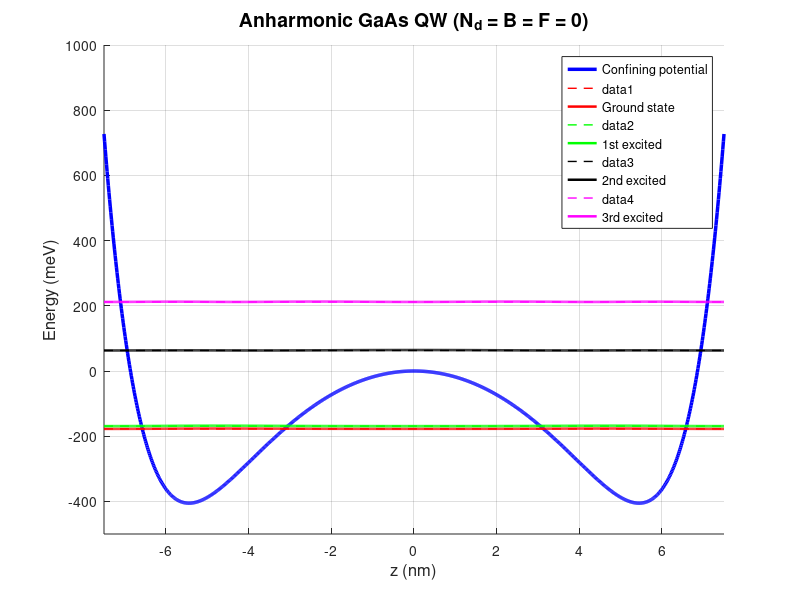

The MATLAB source for this figure:
% Chương trình vẽ Hình 2a: Trạng thái Nd = B = F = 0
% Giải phương trình Schrödinger cho giếng lượng tử octic anharmonic

clear; clc;

%% 1. Khai báo hằng số vật lý và thông số cấu trúc
hbar = 1.05457e-34;         % Hằng số Planck rút gọn (J.s)
e = 1.60218e-19;            % Điện tích electron (C)
m0 = 9.10938e-31;           % Khối lượng nghỉ electron (kg)
m_star = 0.067 * m0;        % Khối lượng hiệu dụng GaAs

L = 15;                     % Chiều dài cấu trúc (nm)
N = 1000;                   % Số điểm lưới để đạt độ chính xác cao
z = linspace(-L/2, L/2, N); % Tọa độ z từ -7.5 đến 7.5 nm
dz = (z(2) - z(1)) * 1e-9;  % Bước lưới (m)

%% 2. Thiết lập tiềm năng giam giữ V_conf (Octic Anharmonic)
V0 = 228;                   % Độ sâu giếng (meV)
k_p = 5;                    % Tham số k (nm)[cite: 1]
beta1 = -2;                 % Hệ số beta1[cite: 1]
beta2 = 0.3;                % Hệ số beta2[cite: 1]

% Công thức: V_conf(z) = V0 * [beta1*(z/k)^2 + beta2*(z/k)^8][cite: 1]
V_conf = V0 * (beta1 * (z/k_p).^2 + beta2 * (z/k_p).^8); 

%% 3. Xây dựng ma trận Hamiltonian (H) bằng phương pháp sai phân hữu hạn (FDM)
% Tính hệ số động năng t (đơn vị meV)[cite: 1]
t = (hbar^2 / (2 * m_star * dz^2)) / (e * 1e-3); 

% Tạo ma trận tridiagonal (Eq. 13)[cite: 1]
main_diag = 2*t + V_conf;           
off_diag  = -t * ones(1, N-1);      

H = diag(main_diag) + diag(off_diag, 1) + diag(off_diag, -1);

%% 4. Giải bài toán trị riêng để tìm mức năng lượng (Ei) và hàm sóng (psi)
[psi, E] = eig(H);
E_levels = diag(E);                 % Các giá trị năng lượng (meV)[cite: 1]

%% 5. Vẽ đồ thị mô phỏng Hình 2a
figure('Color', 'w', 'Name', 'Figure 2a: Nd=B=F=0');
hold on; grid on;

% Vẽ tiềm năng giam giữ (đường màu xanh lam đậm)[cite: 1]
plot(z, V_conf, 'b', 'LineWidth', 2.5, 'DisplayName', 'Confining potential');

% Thiết lập màu sắc và nhãn cho 4 mức năng lượng đầu tiên[cite: 1]
colors = {'r', 'g', 'k', 'm'};
labels = {'Ground state', '1st excited', '2nd excited', '3rd excited'};
scale = 500; % Hệ số tỉ lệ để hiển thị xác suất trên trục năng lượng

for i = 1:4
    % Vẽ đường mức năng lượng Ei (đường thẳng đứt nét)
    line([-L/2, L/2], [E_levels(i), E_levels(i)], 'Color', colors{i}, 'LineStyle', '--', 'LineWidth', 1);
    
    % Vẽ mật độ xác suất |psi|^2 dịch chuyển theo mức năng lượng tương ứng[cite: 1]
    % Chú ý: psi(:,i) cần được chuẩn hóa để diện tích dưới đường psi^2 bằng 1
    prob_density = (psi(:,i).^2 / dz) * (dz * scale) + E_levels(i);
    plot(z, prob_density, colors{i}, 'LineWidth', 1.8, 'DisplayName', labels{i});
end

% Định dạng trục và chú thích giống bài báo[cite: 1]
xlabel('z (nm)', 'FontSize', 12);
ylabel('Energy (meV)', 'FontSize', 12);
title('Anharmonic GaAs QW (N_d = B = F = 0)', 'FontSize', 14);
axis([-7.5 7.5 -500 1000]); % Giới hạn trục theo Hình 2a[cite: 1]
legend('Location', 'northeast');

% Hiển thị giá trị năng lượng cụ thể trên Command Window
fprintf('Các mức năng lượng tính toán được (meV):\n');
for i = 1:4
    fprintf('%s: %.2f meV\n', labels{i}, E_levels(i));
end
